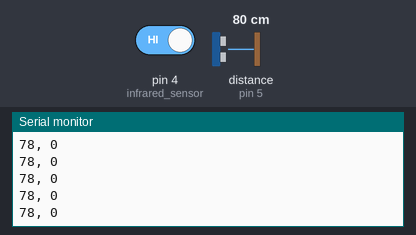
Recording of a sketch running on a simulated Arduino Uno, built with avr-gcc and run on an emulated ATmega328P. Shown: the last lines printed to the serial monitor. Wiring (inferred from the names in the program): ultrasonic range finder: trigger pin 6; echo pin 5. The test bench sets the inputs (shaded band); at power-on: distance to the obstacle (sensor on pin 5) 80 cm, pin 4 (infrared_sensor) HIGH. The echo pulse lasts 58.3 µs per cm; no radio packets arrive unless stated.

Above: at 1.2 s.
1.3 s: distance to the obstacle (sensor on pin 5) set to 9 cm
At 1.9 s:
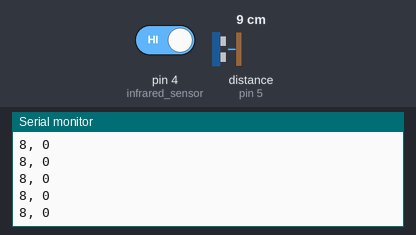
4.3 s: distance to the obstacle (sensor on pin 5) set to 18 cm
At 5.0 s:
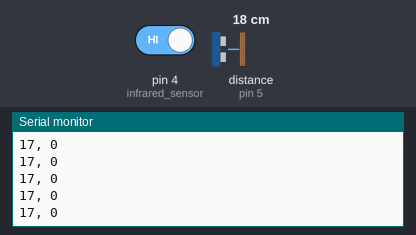
7.3 s: pin 4 (infrared_sensor) driven LOW
At 7.8 s:
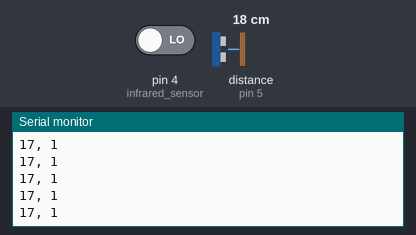
Timing chart, 0 to 10.3 s (numbered marks = the images above; inputs shaded):
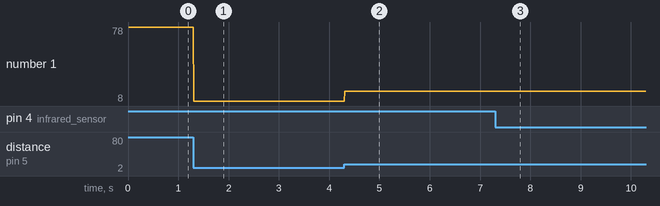

Measured:
- after the input at 1.3 s, the serial monitor: prints a new line at once (image 1)
- after the input at 4.3 s, the serial monitor: prints a new line at once (image 2)
- after the input at 7.3 s, the serial monitor: prints a new line at once (image 3)
- plotted number 1: 78 → 8 after the input at 1.3 s, 8 → 17 after the input at 4.3 s

The sketch:

transmitter_sensori_finale.ino
```cpp
#define echoPin 5 // attach pin D2 Arduino to pin Echo of HC-SR04
#define trigPin 6 //attach pin D3 Arduino to pin Trig of HC-SR04

long duration; // variable for the duration of sound wave travel
int distance; // variable for the distance measurement
int infrared_sensor = 4; // This is our input pin
int infrared_message = HIGH;// HIGH MEANS NO OBSTACLE
int obstacle;

/** INCLUDES **/
// Include the libraries for using the module (must intall RF24 by TMRh20)
#include <SPI.h>
#include <nRF24L01.h>
#include <RF24.h>

/** DEFINES **/
#define MESSAGE_LENGTH 20

/** MODULE SPECIFIC CODE **/
// Create an RF24 object, specifying CE and CSN
RF24 radio(9, 8);
// Create a variable to store the address through which two modules communicate
const byte address[6] = "00001";

/**--------------------------------**/

char* create_message() {
  // Create dinamically the space to store the string with memory allocation
  char* message = (char*)malloc(MESSAGE_LENGTH);
  // Print to this string the values to send
  sprintf(message, "%d, %d", distance, infrared_message);
  // Return the created string as result of the function (MUST BE FREED LATER)
  return message;
}

void setup() {
  // Serial monitor
  while (!Serial);
    Serial.begin(9600);
  // Begin radio communication
  radio.begin();
  // Set the address
  radio.openWritingPipe(address);
  // Set this module as transmitter
  radio.stopListening();

  pinMode(trigPin, OUTPUT); // Sets the trigPin as an OUTPUT
  pinMode(echoPin, INPUT); // Sets the echoPin as an INPUT
  pinMode(infrared_sensor, INPUT);
}

void loop() {
  obstacle = digitalRead(infrared_sensor);

  if (obstacle == LOW){
      infrared_message = 1;
      }
    else{
      infrared_message = 0;
      }

  // Clears the trigPin condition
  digitalWrite(trigPin, LOW);
  delayMicroseconds(20);
  // Sets the trigPin HIGH (ACTIVE) for 10 microseconds
  digitalWrite(trigPin, HIGH);
  delayMicroseconds(30);
  digitalWrite(trigPin, LOW);
  // Reads the echoPin, returns the sound wave travel time in microseconds
  duration = pulseIn(echoPin, HIGH);
  // Calculating the distance
  distance = duration * 0.034 / 2; // Speed of sound wave divided by 2 (go and back)
  // Create the message to send, using the create_message function
  char *to_send = create_message();
  // Print the message to the serial monitor for test purposes
  Serial.println(to_send);
  // Send this data (a text string) using the radio module
  radio.write(to_send, MESSAGE_LENGTH);
  // Free the memory (to avoid memory leaks by allocating new memory each loop)
  free(to_send);

  // Wait before repeating (time in milliseconds)
  delay(10);
}
```
